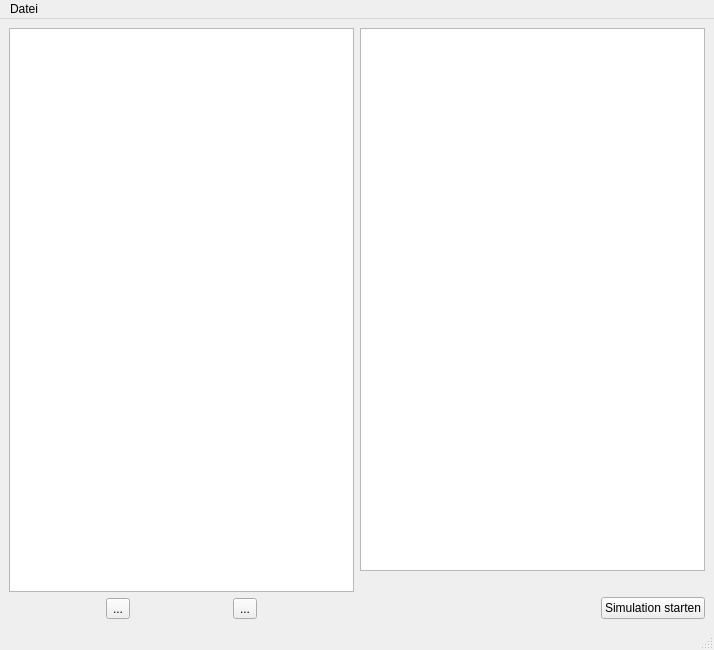
<?xml version="1.0" encoding="UTF-8"?>
<ui version="4.0">
 <class>MainWindow</class>
 <widget class="QMainWindow" name="MainWindow">
  <property name="geometry">
   <rect>
    <x>0</x>
    <y>0</y>
    <width>714</width>
    <height>650</height>
   </rect>
  </property>
  <property name="windowTitle">
   <string>MainWindow</string>
  </property>
  <widget class="QWidget" name="centralwidget">
   <layout class="QGridLayout" name="gridLayout">
    <item row="0" column="0">
     <layout class="QHBoxLayout" name="horizontalLayout_3">
      <item>
       <layout class="QVBoxLayout" name="verticalLayout_2">
        <property name="sizeConstraint">
         <enum>QLayout::SetMaximumSize</enum>
        </property>
        <item>
         <widget class="QTreeView" name="project_tree_view"/>
        </item>
        <item>
         <layout class="QHBoxLayout" name="horizontalLayout_2">
          <item>
           <widget class="QToolButton" name="minus_button">
            <property name="text">
             <string>...</string>
            </property>
            <property name="icon">
             <iconset resource="gui.qrc">
              <normaloff>:/buttons/icons/minus.png</normaloff>:/buttons/icons/minus.png</iconset>
            </property>
           </widget>
          </item>
          <item>
           <widget class="QToolButton" name="plus_button">
            <property name="text">
             <string>...</string>
            </property>
            <property name="icon">
             <iconset resource="gui.qrc">
              <normaloff>:/buttons/icons/plus.png</normaloff>:/buttons/icons/plus.png</iconset>
            </property>
            <property name="iconSize">
             <size>
              <width>16</width>
              <height>16</height>
             </size>
            </property>
           </widget>
          </item>
         </layout>
        </item>
       </layout>
      </item>
      <item>
       <layout class="QVBoxLayout" name="verticalLayout_4">
        <item>
         <widget class="QTextEdit" name="detail_text_output">
          <property name="readOnly">
           <bool>true</bool>
          </property>
         </widget>
        </item>
        <item>
         <spacer name="horizontalSpacer_2">
          <property name="orientation">
           <enum>Qt::Horizontal</enum>
          </property>
          <property name="sizeHint" stdset="0">
           <size>
            <width>40</width>
            <height>20</height>
           </size>
          </property>
         </spacer>
        </item>
        <item>
         <layout class="QHBoxLayout" name="horizontalLayout_4">
          <item>
           <spacer name="horizontalSpacer">
            <property name="orientation">
             <enum>Qt::Horizontal</enum>
            </property>
            <property name="sizeHint" stdset="0">
             <size>
              <width>40</width>
              <height>20</height>
             </size>
            </property>
           </spacer>
          </item>
          <item>
           <widget class="QPushButton" name="start_button">
            <property name="text">
             <string>Simulation starten</string>
            </property>
           </widget>
          </item>
         </layout>
        </item>
       </layout>
      </item>
     </layout>
    </item>
   </layout>
  </widget>
  <widget class="QMenuBar" name="menubar">
   <property name="geometry">
    <rect>
     <x>0</x>
     <y>0</y>
     <width>714</width>
     <height>21</height>
    </rect>
   </property>
   <widget class="QMenu" name="menuDatei">
    <property name="title">
     <string>Datei</string>
    </property>
    <addaction name="actionProjekt_ffnen"/>
    <addaction name="actionProjekt_speichern"/>
    <addaction name="actionBeenden"/>
   </widget>
   <addaction name="menuDatei"/>
  </widget>
  <widget class="QStatusBar" name="statusbar"/>
  <action name="actionBeenden">
   <property name="text">
    <string>Beenden</string>
   </property>
  </action>
  <action name="actionProjekt_ffnen">
   <property name="text">
    <string>Projekt öffnen</string>
   </property>
  </action>
  <action name="actionProjekt_speichern">
   <property name="text">
    <string>Projekt speichern</string>
   </property>
  </action>
 </widget>
 <resources>
  <include location="gui.qrc"/>
 </resources>
 <connections/>
</ui>
